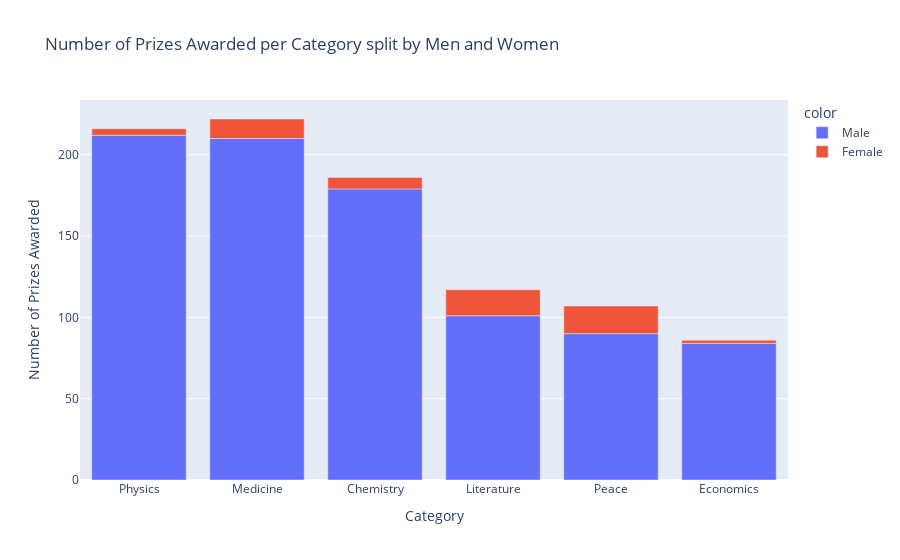

Write notebook code for a chart like this one.
### Code cell
v_bar_split = px.bar(
    x = category_sex_count.category,
    y = category_sex_count["count"],
    color = category_sex_count.sex,
    title="Number of Prizes Awarded per Category split by Men and Women",
)

v_bar_split.update_layout(
    xaxis_title="Category",
    yaxis_title="Number of Prizes Awarded",
)

v_bar_split.show()

### Figure 1 — Plotly figure (JSON) as saved in the notebook; plotly's stock layout.template omitted (floating-point values rounded to 4 significant figures)
{"data": [{"alignmentgroup": "True", "hovertemplate": "color=Male<br>x=%{x}<br>y=%{y}<extra></extra>", "legendgroup": "Male", "marker": {"color": "#636efa", "pattern": {"shape": ""}}, "name": "Male", "offsetgroup": "Male", "orientation": "v", "showlegend": true, "textposition": "auto", "type": "bar", "x": ["Physics", "Medicine", "Chemistry", "Literature", "Peace", "Economics"], "xaxis": "x", "y": [212, 210, 179, 101, 90, 84], "yaxis": "y"}, {"alignmentgroup": "True", "hovertemplate": "color=Female<br>x=%{x}<br>y=%{y}<extra></extra>", "legendgroup": "Female", "marker": {"color": "#EF553B", "pattern": {"shape": ""}}, "name": "Female", "offsetgroup": "Female", "orientation": "v", "showlegend": true, "textposition": "auto", "type": "bar", "x": ["Peace", "Literature", "Medicine", "Chemistry", "Physics", "Economics"], "xaxis": "x", "y": [17, 16, 12, 7, 4, 2], "yaxis": "y"}], "layout": {"barmode": "relative", "legend": {"title": {"text": "color"}, "tracegroupgap": 0}, "title": {"text": "Number of Prizes Awarded per Category split by Men and Women"}, "xaxis": {"anchor": "y", "domain": [0, 1], "title": {"text": "Category"}}, "yaxis": {"anchor": "x", "domain": [0, 1], "title": {"text": "Number of Prizes Awarded"}}}}
